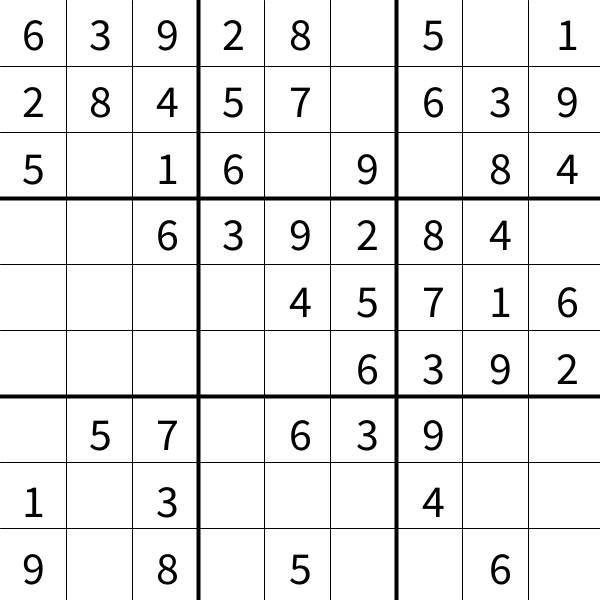
Frame 1 (no input)
Frame 60 (the mouse pressed at the canvas centre just before this capture): identical to frame 1, image omitted
Frame 120 (the mouse held since frame 60 and released just before this capture): identical to frame 1, image omitted

The Processing sketch that drew this single still picture (run headless with seeded random() and noise(); from frame 60 on, the mouse is pressed at the canvas centre):

// Processing sketch: Sudoku
// ── Sudoku.pde
int[][] solution = new int[9][9];
int[][] currentState = new int[9][9];
int mouseGridX = -1;
int mouseGridY = -1;

void setup() {

  size(600, 600);
  background(255);

  generatePuzzle();

  drawGrid();
  drawNumbers();
}

void draw() {

  background(255);
  drawGrid();

  if (mouseX != -1 && mouseY != -1) {
    fill(#B7F0FF);
    rect((mouseGridX - 1) * (width / 9), (mouseGridY - 1) * (height / 9), width / 9, height / 9);
  }

  drawNumbers();
}

void mouseReleased() {

  mouseGridX = ceil(mouseX / (width / 9)) + 1;
  mouseGridY = ceil(mouseY / (height / 9)) + 1;
}

void keyReleased(){
  
  if (mouseX != -1 && mouseY != -1) {
    currentState[mouseGridY - 1][mouseGridX - 1] = int(keyCode);
  }
  
}

// ── drawGrid.pde
void drawGrid() {

  for (int i = 1; i < 9; i++) {
    if (i % 3 == 0) {
      strokeWeight(4);
    } else {
      strokeWeight(1);
    }
    line(i * (width / 9), 0, i * (width / 9), height);
  }

  for (int j = 1; j < 9; j++) {
    if (j % 3 == 0) {
      strokeWeight(4);
    } else {
      strokeWeight(1);
    }
    line(0, j * (height / 9), width, j * (height / 9));
  }
}

// ── drawNumbers.pde
void drawNumbers() {

  fill(0);
  textSize((((width / 9) - 20) + ((height / 9) - 20)) / 2);
  textAlign(CENTER, CENTER);

  for (int i = 0; i < 9; i++) {
    for (int j = 0; j < 9; j++) {
      if (currentState[j][i] != -1) {
        text(currentState[j][i], (((i + 1) * width / 9) - (width / 18)), ((j + 1) * height / 9) - height / 18);
      }
    }
  }
}

// ── drawSquare.pde
void drawSquare(int x, int y) {

  fill(#B7F0FF);
  noStroke();
  int  xOff = 1;
  int yOff = 1;
  int wOff = 1;
  int hOff = 1;

  switch(x) {
  case 1:
    xOff = 0;
    wOff = 0;
    break;
  case 3:
    wOff = 3;
    break;
  case 4:
    xOff = 3;
    wOff = 3;
    break;
  case 6:
    wOff = 3;
    break;
  case 7:
    xOff = 3;
    wOff = 3;
    break;
  case 9:
    wOff = -5;
    break;
  }

  switch(y) {
  case 1:
    yOff = 0;
    hOff = 0;
    break;
  case 3:
    hOff = 3;
    break;
  case 4:
    yOff = 3;
    hOff = 3;
    break;
  case 6:
    hOff = 3;
    break;
  case 7:
    yOff = 3;
    hOff = 3;
    break;
  case 9:
    hOff = -5;
    break;
  }

  rect((x - 1) * (width / 9) + xOff, (y - 1) * (height / 9) + yOff, width / 9 - wOff, height / 9 - hOff);
  stroke(1);
}

// ── generatePuzzle.pde
void generatePuzzle() {

  int[] temp = {1, 2, 3, 4, 5, 6, 7, 8, 9};
  IntList orderedIntegers = new IntList(temp);

  for (int i = 0; i < 9; i++) {

    int index = floor(random(orderedIntegers.size()));
    solution[0][i] = orderedIntegers.get(index);

    orderedIntegers.remove(index);
  }

  for (int j = 0; j < 9; j++) {

    solution[1][j] = solution[0][(j + 3) % 9];
  }
  for (int j = 0; j < 9; j++) {

    solution[2][j] = solution[1][(j + 3) % 9];
  }
  for (int j = 0; j < 9; j++) {

    solution[3][j] = solution[2][(j + 1) % 9];
  }
  for (int j = 0; j < 9; j++) {

    solution[4][j] = solution[3][(j + 3) % 9];
  }
  for (int j = 0; j < 9; j++) {

    solution[5][j] = solution[4][(j + 3) % 9];
  }
  for (int j = 0; j < 9; j++) {

    solution[6][j] = solution[5][(j + 1) % 9];
  }
  for (int j = 0; j < 9; j++) {

    solution[7][j] = solution[6][(j + 3) % 9];
  }
  for (int j = 0; j < 9; j++) {

    solution[8][j] = solution[7][(j + 3) % 9];
  }



  currentState = solution;

  for (int x = 0; x < 9; x++) {

    for (int y = 0; y < 9; y++) {

      if (random(1) > 0.5) {

        currentState[x][y] = -1;
      }
    }
  }
}
